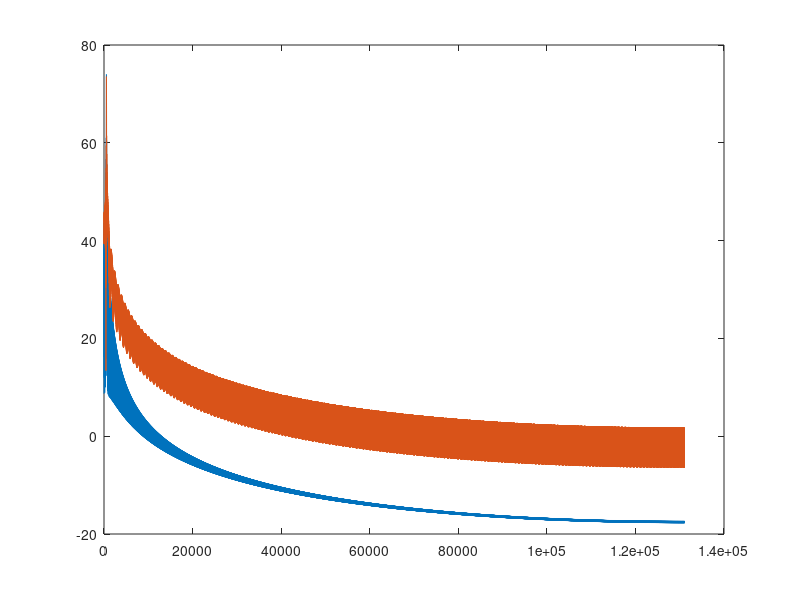

Source code (MATLAB):
% =============================================================================
% Project       : digitalWaveformSynthesis
% Module name   : N/A
% File name     : study_5_Broken_sinewave.m
% File type     : Matlab script
% Purpose       : study 5 - Spectrum of a sinewave with one or more discontinuities
% Author        : QuBi (nitrogenium@outlook.fr)
% Creation date : Sunday, 23 March 2025
% -----------------------------------------------------------------------------
% Best viewed with space indentation (2 spaces)
% =============================================================================

% PURPOSE
% TODO!

clc
close all



% =============================================================================
% SETTINGS
% =============================================================================
N_PTS = 10000;
N0 = 345;
FFT_SIZE = 262144;
FS = 48000;
F0 = 100.6;



% =============================================================================
% MAIN SCRIPT
% =============================================================================
t = (0:(N_PTS-1))'/FS;

phi = 2*pi*F0*t;
x = sin(phi);

phi(N0:end) = phi(N0:end) - 10;
xBrk = sin(phi);


s = abs(fft(x, FFT_SIZE));
sBrk = abs(fft(xBrk, FFT_SIZE));
pltRange = 1:(FFT_SIZE/2);

plot(20*log10([s(pltRange), sBrk(pltRange)]))
